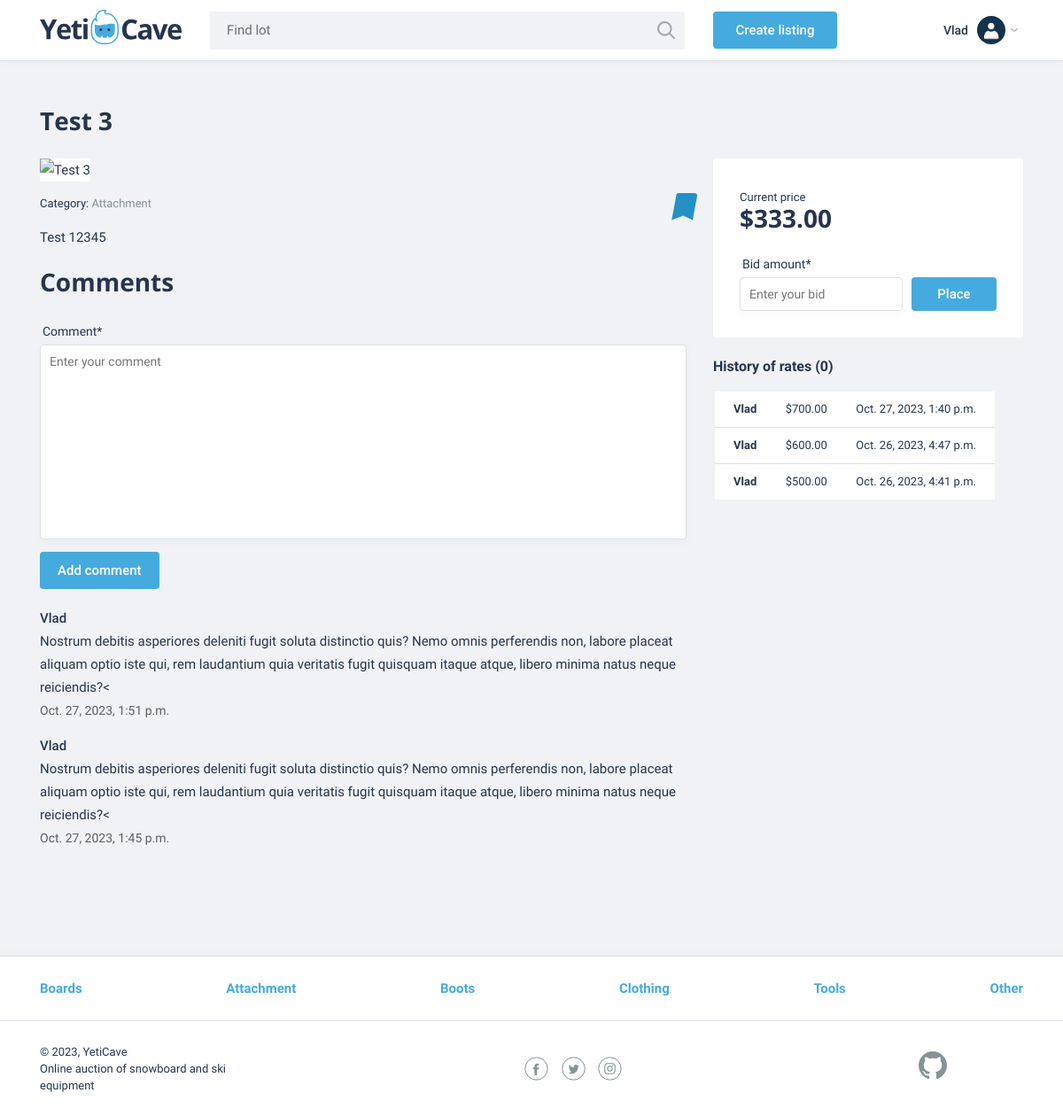
Screenshot of /listing/3 (signed in) with the database file from the repository.
### auctions/models.py (models this page shows, shortened)
class User(AbstractUser):
    pass

class Listing(models.Model):
    title = models.CharField(max_length=255)
    description = models.TextField()
    starting_bid = models.DecimalField(max_digits=10, decimal_places=2)
    current_price = models.DecimalField(max_digits=10, decimal_places=2)
    image_url = models.URLField()
    category = models.ForeignKey(Category, on_delete=models.CASCADE)
    creator = models.ForeignKey(User, on_delete=models.CASCADE)
    is_active = models.BooleanField(default=True)

class Category(models.Model):
    name = models.CharField(max_length=64)
    def __str__(self):
        return self.name

class Comment(models.Model):
    listing = models.ForeignKey(Listing, on_delete=models.CASCADE)
    user = models.ForeignKey(User, on_delete=models.CASCADE)
    text = models.TextField()
    created_at = models.DateTimeField(default=timezone.now)

class Bid(models.Model):
    listing = models.ForeignKey(Listing, on_delete=models.CASCADE)
    bidder = models.ForeignKey(User, on_delete=models.CASCADE)
    bid_amount = models.DecimalField(max_digits=10, decimal_places=2)
    bid_time = models.DateTimeField(default=timezone.now)

### auctions/views.py (the view, shortened to what this page needs)
# urls.py: path("listing/<int:listing_id>", views.ListingView.as_view(), name="listing"),
class ListingView(View):
    template_name = "auctions/listing.html"
    form_bid = BidForm
    form_comment = CommentForm
    def get(self, request, listing_id):
        listing = Listing.objects.get(pk=listing_id)
        bids = Bid.objects.filter(listing=listing).order_by("-bid_time")[:10]
        is_creator = request.user.is_authenticated and listing.creator == request.user
        listing.in_watchlist = request.user.watchlist.filter(item=listing)
        comments = Comment.objects.filter(
            listing=listing).order_by("-created_at")
        context = {
            "listing": listing,
            "form_bid": self.form_bid(),
            "form_comment": self.form_comment(),
            "is_creator": is_creator,
            "bids": bids,
            "comments": comments,
        }
        return render(request, "auctions/listing.html", context)

### auctions/forms.py
class BidForm(forms.ModelForm):
    class Meta:
        model = Bid
        fields = ['bid_amount']
        widgets = {
            "bid_amount": forms.TextInput(attrs={"placeholder": "Enter your bid"}),
        }

class CommentForm(forms.ModelForm):
    class Meta:
        model = Comment
        fields = ['text']
        labels = {
            "text": "Comment",
        }
        widgets = {
            "text": forms.Textarea(attrs={
                "placeholder": "Enter your comment",
                "rows": 8,
            }),
        }

### auctions/context_processors.py (called while the page is built)
def categories(request):
    categories = Category.objects.all()
    return {"categories": categories}

### auctions/templatetags/auctions_extras.py (called while the page is built)
@register.filter(name="usd")
def usd(value):
    return f"${value:,.2f}"

### auctions/templates/auctions/listing.html (shortened to what this page needs)
{% extends "auctions/layout.html" %}
{% load auctions_extras %}
{% block body %}
    <main>
        <section class="lot-item container">
            <h2>{{ listing.title }}</h2>
            <div class="lot-item__content">
                <div class="lot-item__left">
                    <img src="{{ listing.image_url }}" class="lot-item__image" width="730" height="548" alt="{{ listing.title }}" />
                    <div class="lot-item__row">
                        <p class="lot-item__category">
                            Category: <span>{{ listing.category }}</span>
                        </p>
                        {% if user.is_authenticated %}
                            <a href="{% url 'toggle_watchlist' listing.id %}"
                                class="bookmark-button {% if listing.in_watchlist %}bookmark-button--active{% endif %}">
                                <svg class="bookmark-button__icon" width="31" height="33">
                                    <use xlink:href="#icon-bookmark"></use>
                                </svg>
                            </a>
                        {% endif %}
                    </div>
                    <p class="lot-item__description">{{ listing.description }}</p>
                    <div class="lot-item__comments comments">
                        <h2>Comments</h2>
                        {% if user.is_authenticated and not is_creator %}
                            <form action="{% url 'listing' listing.id %}" method="post" class="comments__form">
                                {% for field in form_comment%}
                                    <div class="form__item">
                                        <label for="{{ field.id_for_label }}">
                                            {{ field.label }}{% if field.field.required %}*{% endif %}
                                        </label>
                                        {{ field }}
                                    </div>
                                {% endfor %}
                                <button type="submit" class="button">Add comment</button>
                            </form>
                        {% endif %}
                        <ul class="comment__list">
                            {% for comment in comments %}
                                <li class="comment__item">
                                    <div class="comment__sender">{{ comment.user.username }}</div>
                                    <p class="comment__text">{{ comment.text }}<</p>
                                    <time class="comment__time" datetime="{{ comment.created_at }}">{{ comment.created_at }}</time>
                                </li>
                            {% endfor %}
                        </ul>
                    </div>
                </div>
                <div class="lot-item__right">
                    <div class="bet">
                        <div class="lot-item__cost-state">
                            <div class="lot-item__rate">
                                <span class="lot-item__amount">Current price</span>
                                <span class="lot-item__cost">{{ listing.starting_bid | usd}}</span>
                            </div>
                        </div>
                        {% if user.is_authenticated and not is_creator %}
                            <form action="{% url 'listing' listing.id %}" method="post" class="bet__form">
                                {% for field in form_bid %}
                                    <div class="form__item">
                                        <label for="{{ field.id_for_label }}">
                                            {{ field.label }}{% if field.field.required %}*{% endif %}
                                        </label>
                                        {{ field }}
                                    </div>
                                {% endfor %}
                                <button type="submit" class="button">Place bid</button>
                            </form>
                        {% endif %}
                    </div>
                    <div class="history">
                        <h3>History of rates (<span>0</span>)</h3>
                        <table class="history__list">
                            {% for bid in bids %}
                                <tr class="history__item">
                                    <td class="history__name">{{ bid.bidder.username }}</td>
                                    <td class="history__price">{{ bid.bid_amount | usd }}</td>
                                    <td class="history__time">{{ bid.bid_time }}</td>
                                </tr>
                            {% endfor %}
                        </table>
                    </div>
                </div>
            </div>
        </section>
    </main>
{% endblock %}

### auctions/templates/auctions/layout.html (shortened to what this page needs)
{% load static %}
<!DOCTYPE html>
<html lang="en">
<head>
    <link href="{% static 'auctions/css/normalize.min.css' %}" rel="stylesheet">
    <link href="{% static 'auctions/css/flatpickr.min.css' %}" rel="stylesheet">
    <link href="{% static 'auctions/css/styles.css' %}" rel="stylesheet">
</head>
<body>
    <header class="main-header">
        <div class="main-header__container container">
            <a href="/" class="main-header__logo">
                <img src="{% static 'auctions/img/logo.svg' %}" width="160" height="39" alt="YetiCave Logo">
            </a>
            <form method="get" action="/search" class="main-header__search">
                <input type="search" name="text" placeholder="Find lot">
                <button class="main-header__search-btn" type="submit">
                </button>
            </form>
            {% if user.is_authenticated %}
            <a class="main-header__add-lot button" href="{% url 'create_listing' %}">Create listing</a>
            <div class="user-menu__wrapper">
                <button class="button__menu-open menu-open">
                    <span class="menu-open__name">{{ user.username }}</span>
                    <img class="menu-open__image" src="{% static 'auctions/img/user.png' %}" width="32" height="32"
                        alt="User avatar">
                </button>
            </div>
            {% endif %}
        </div>
    </header>
    {% block body %}
    {% endblock %}
    <footer class="main-footer">
        <nav class="nav">
            <ul class="nav__list container">
                {% for category in categories %}
                    <li class="nav__item">
                        <a href="{% url "categories" category.id %}">
                            {{ category.name }}
                        </a>
                    </li>
                {% endfor %}
            </ul>
        </nav>
        <div class="main-footer__bottom container">
            <div class="main-footer__copyright">
                <p>© 2023, YetiCave</p>
                <p>Online auction of snowboard and ski equipment</p>
            </div>
            <div class="main-footer__social social">
                <a class="social__link social__link--facebook" href="#">Facebook
                </a><a class="social__link social__link--twitter" href="#">Twitter
                </a><a class="social__link social__link--instagram" href="#">Instagram
                </a>
            </div>
            <div class="main-footer__developed-by">
                <a class="logo-github" href="https://github.com/vFlicker">
                </a>
            </div>
        </div>
    </footer>
</body>
</html>

### rows the page displays
User: username "Vlad"
Listing: title "Test 3", category "Attachment", description "Test 12345", starting_bid "$333.00"
Comment: user.username "Vlad", text "Nostrum debitis asperiores deleniti fugit soluta distinctio quis? Nemo omnis perferendis non, labore placeat aliquam optio iste qui, rem laudantium quia veritatis fugit quisquam itaque atque, libero minima natus neque reiciendis?", created_at "Oct. 27, 2023, 1:51 p.m."
Comment: user.username "Vlad", text "Nostrum debitis asperiores deleniti fugit soluta distinctio quis? Nemo omnis perferendis non, labore placeat aliquam optio iste qui, rem laudantium quia veritatis fugit quisquam itaque atque, libero minima natus neque reiciendis?", created_at "Oct. 27, 2023, 1:45 p.m."
Bid: bidder.username "Vlad", bid_amount "$700.00", bid_time "Oct. 27, 2023, 1:40 p.m."
Bid: bidder.username "Vlad", bid_amount "$600.00", bid_time "Oct. 26, 2023, 4:47 p.m."
Bid: bidder.username "Vlad", bid_amount "$500.00", bid_time "Oct. 26, 2023, 4:41 p.m."
Category: name "Boards"
Category: name "Attachment"
Category: name "Boots"
Category: name "Clothing"
Category: name "Tools"
Category: name "Other"

### other values shown
{{ field.label }} "Comment"
{{ field.label }} "Bid amount"
